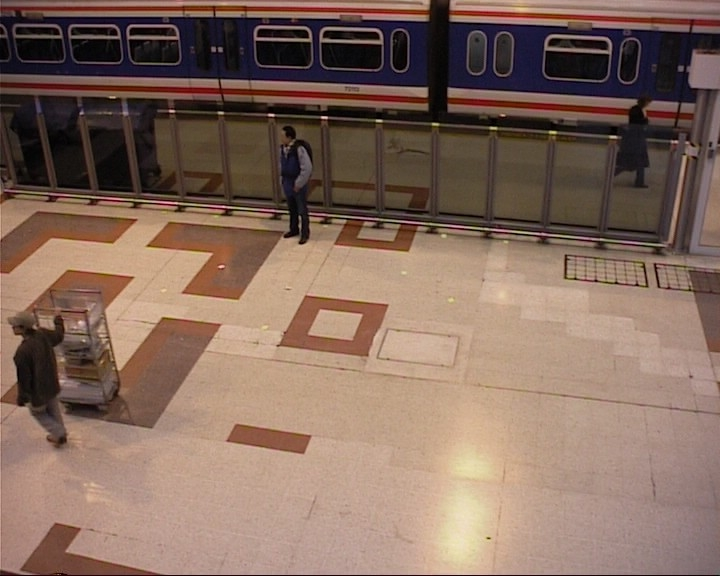
#> input picture in000235.jpg, 720 x 576 px
$ jupyter execute 'Descripteur FREAK.ipynb'
#> lines starting #> are read from the running program, lines starting #| are printed output that depends on the picture
INF6804 Vision par ordinateur

Polytechnique Montréal

Exemple d'utilisation du descripteur FREAK

[cell 1]
import cv2
import matplotlib.pyplot as plt

Lecture de deux images tests et affichage.

[cell 2]
image1 = cv2.imread('in000235.jpg',cv2.IMREAD_GRAYSCALE)
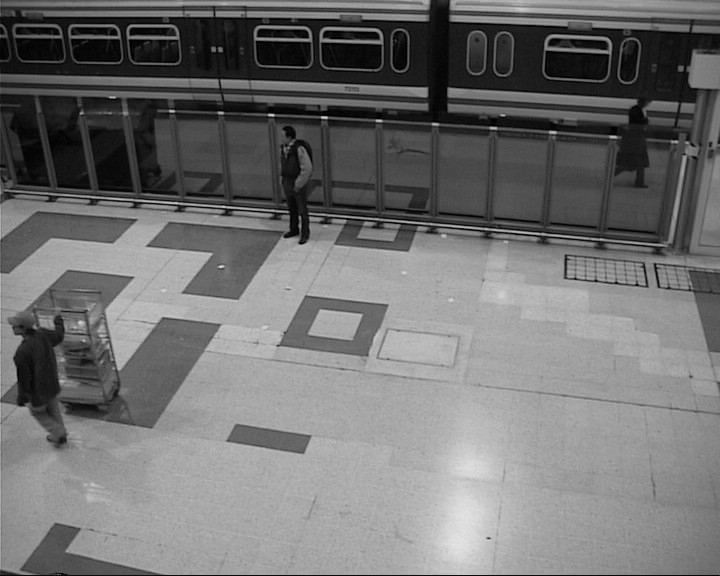
#> image1: shape (576, 720); min 0, max 230, mean 113.2
image2 = cv2.imread('in000240.jpg',cv2.IMREAD_GRAYSCALE)
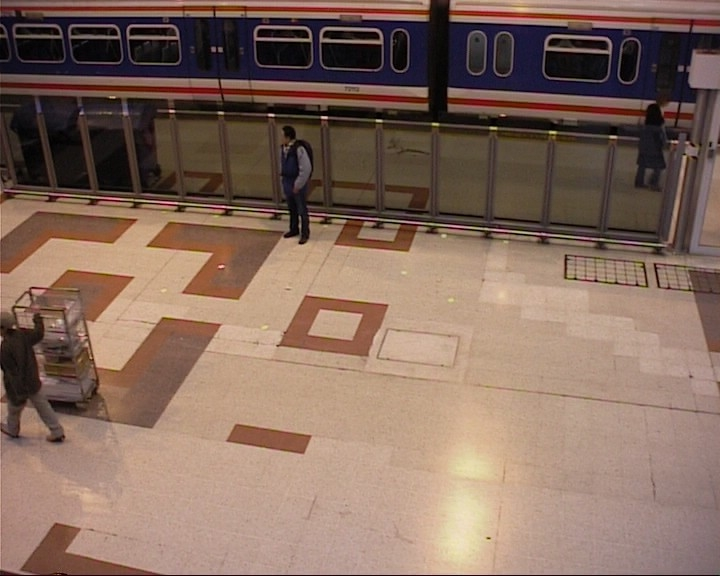
#> input picture in000240.jpg, 720 x 576 px
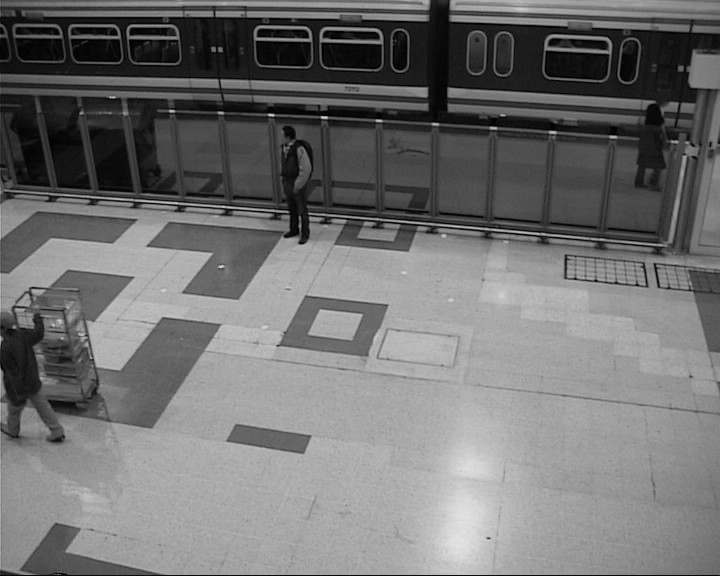
#> image2: shape (576, 720); min 0, max 229, mean 113.5

f, axarr = plt.subplots(1, 2, figsize=(15,15))
axarr[0].imshow(image1,cmap = plt.get_cmap('gray'))
axarr[1].imshow(image2,cmap = plt.get_cmap('gray'))
plt.show()
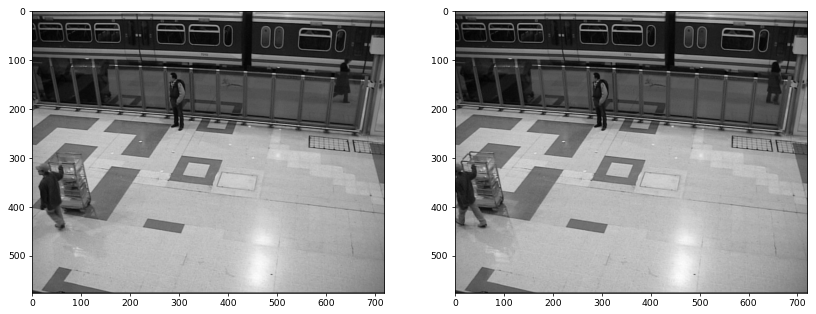
#> figure drawn by matplotlib, 2 panels

Extraction des points clefs sur les images avec ORB (FAST avec orientation).

[cell 3]
orb = cv2.ORB_create(nfeatures=1000, scoreType=cv2.ORB_FAST_SCORE)
pointsclefs1 = orb.detect(image1,None)
#> pointsclefs1 = 1023 keypoints; strongest (x, y, size): (488, 538, 31), (300, 242, 44.6), (300, 243, 31), (322, 117, 31)
pointsclefs2 = orb.detect(image2,None)
#> pointsclefs2 = 1009 keypoints; strongest (x, y, size): (488, 538, 31), (299, 242, 31), (322, 117, 31), (300, 242, 44.6)

Affichage des points-clefs.

[cell 4]
#Le cercle représente l'échelle, et la ligne l'angle.
imageout1 = cv2.drawKeypoints(image1,pointsclefs1,None,flags=cv2.DRAW_MATCHES_FLAGS_DRAW_RICH_KEYPOINTS)
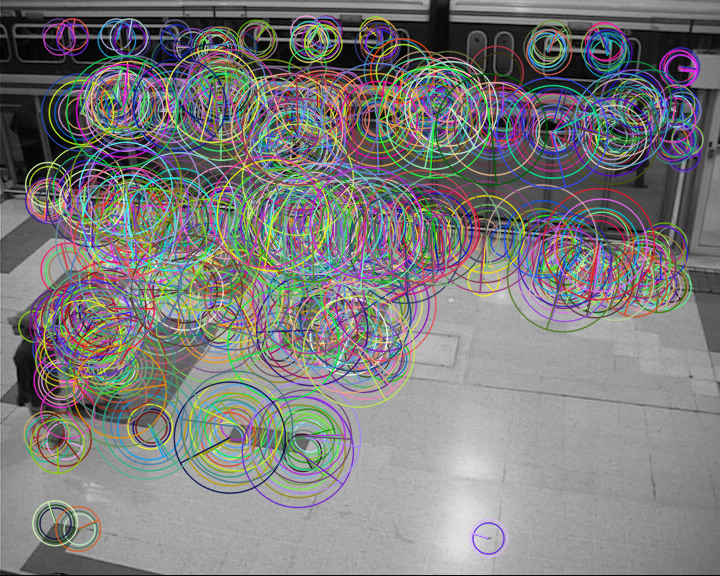
#> imageout1: shape (576, 720, 3); mean of channels 0, 1, 2 123.3, 123.6, 124.2; drawn as B, G, R
imageout2 = cv2.drawKeypoints(image2,pointsclefs2,None,flags=cv2.DRAW_MATCHES_FLAGS_DRAW_RICH_KEYPOINTS)
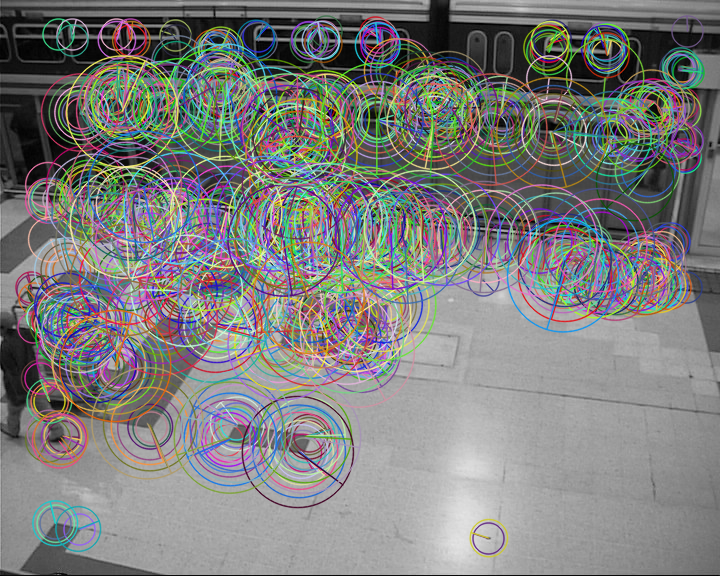
#> imageout2: shape (576, 720, 3); mean of channels 0, 1, 2 124.3, 125.4, 125.1; drawn as B, G, R

f, axarr = plt.subplots(2, 1, figsize=(15,15))
axarr[0].imshow(imageout1,cmap = plt.get_cmap('gray'))
axarr[1].imshow(imageout2,cmap = plt.get_cmap('gray'))
plt.show()

Extraction des descripteurs FREAK sur les deux images.

[cell 5]
freakExtractor = cv2.xfeatures2d.FREAK_create()
pointsclefs1,descripteurs1= freakExtractor.compute(image1,pointsclefs1)
#> pointsclefs1 = 352 keypoints; strongest (x, y, size): (300, 242, 44.6), (300, 243, 31), (322, 117, 31), (325, 117, 31)
pointsclefs2,descripteurs2= freakExtractor.compute(image2,pointsclefs2)
#> pointsclefs2 = 343 keypoints; strongest (x, y, size): (299, 242, 31), (322, 117, 31), (300, 242, 44.6), (325, 117, 31)

Exemple d'un descripteur FREAK (La chaine binaire est transformée en entiers non-signés).

[cell 6]
print(descripteurs1[0])
#| [ 47  21 109 156  22   7  29  23  38  70  41 128  29  40  52  87 244 118
#|   65 229  16  48  80  34 156 168 164  88  80 152 116  97 208  36  22 186
#|  138 104   1 252  50 202  60  11 208  20 197  78 153 172  24   5  96  24
#|   28  73  24 178  51 184  88  86  32 233]

Affichage des correspondances.

[cell 7]
bf = cv2.BFMatcher_create(cv2.NORM_HAMMING, crossCheck=True)
correspondances = bf.match(descripteurs1,descripteurs2)
#> correspondances = 303 matches
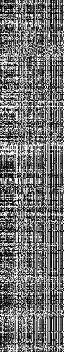
#> descripteurs1: shape (352, 64); min 0, max 255, mean 114.2
plt.figure(figsize = (18,10))
imageout3 = cv2.drawMatches(image1,pointsclefs1,image2,pointsclefs2,correspondances, None, flags = 2)
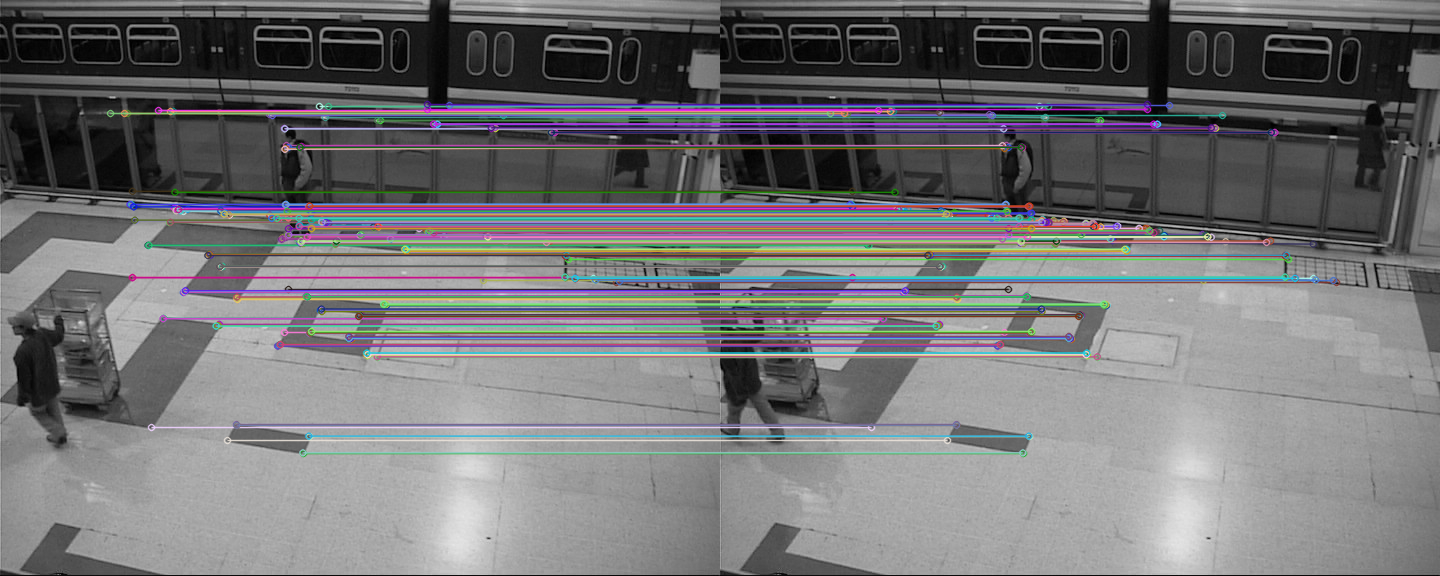
#> imageout3: shape (576, 1440, 3); mean of channels 0, 1, 2 116.9, 115.2, 115.4; drawn as B, G, R
plt.imshow(imageout3)
plt.show()
